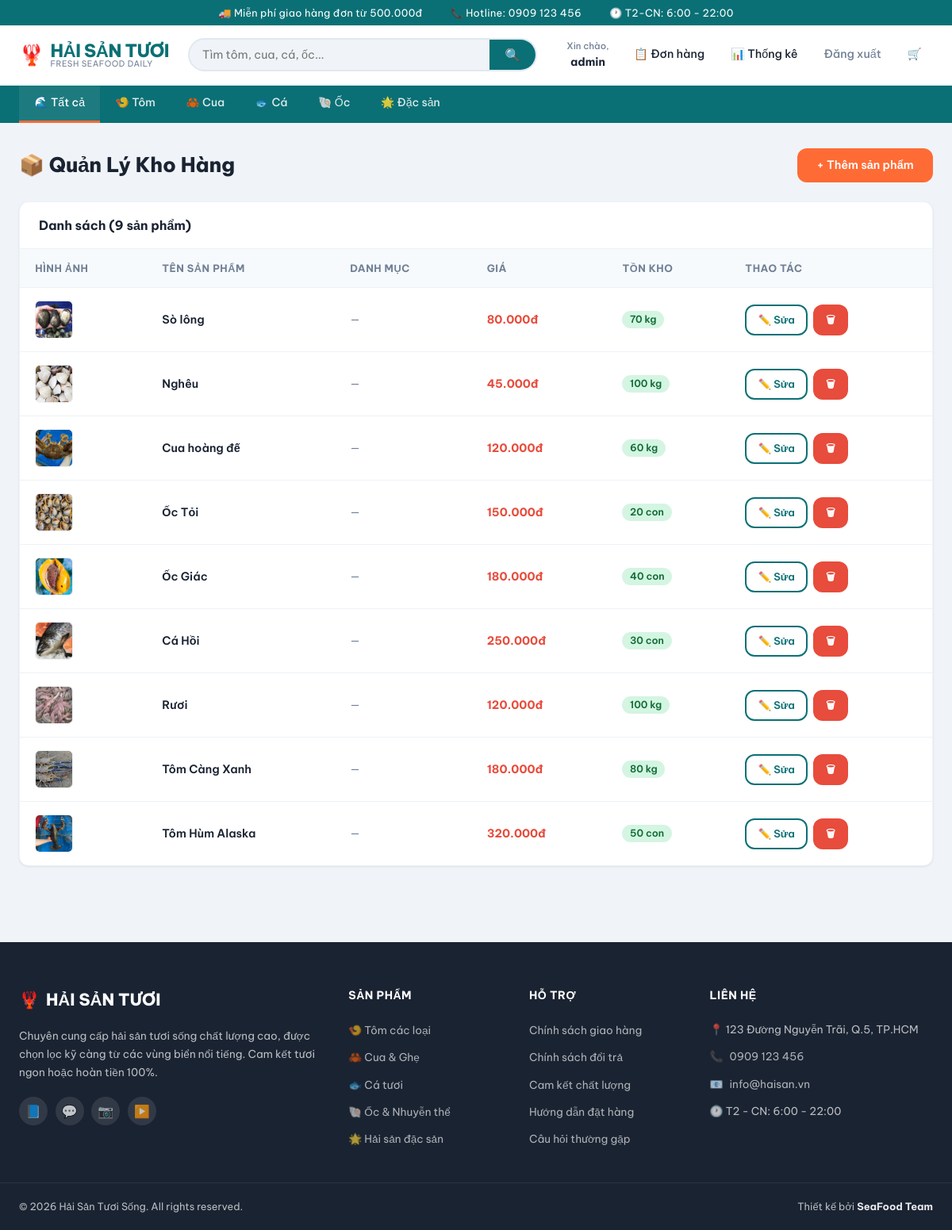
/admin/products (signed in), run on the app's committed database.
### tables this page shows
CREATE TABLE IF NOT EXISTS `products` (
  `id` int NOT NULL AUTO_INCREMENT,
  `category_id` int DEFAULT NULL,
  `name` varchar(150) NOT NULL,
  `description` text,
  `price` decimal(10,2) NOT NULL,
  `stock` int DEFAULT '0',
  `unit` varchar(20) DEFAULT 'kg',
  `image` varchar(255) DEFAULT NULL,
  `is_active` tinyint(1) DEFAULT '1',
  `created_at` timestamp NULL DEFAULT CURRENT_TIMESTAMP,
  PRIMARY KEY (`id`),
  KEY `category_id` (`category_id`),
  CONSTRAINT `products_ibfk_1` FOREIGN KEY (`category_id`) REFERENCES `categories` (`id`) ON DELETE SET NULL
);

### app/controllers/AdminController.php (called while the page is built, shortened)
<?php
require_once 'app/models/ProductModel.php';
class AdminController {
    public function products() {
        $products   = ProductModel::getAll();
        include 'app/views/admin/products.php';
    }
}
?>

### index.php (called while the page is built, shortened)
<?php
require_once 'app/models/ProductModel.php';
$url = $_GET['url'] ?? '';
$url = rtrim($url, '/');
$url = filter_var($url, FILTER_SANITIZE_URL);
$url = explode('/', $url);
$action = isset($url[1]) && $url[1] != '' ? $url[1] : 'index';
$controller = new $controllerName();
call_user_func_array([$controller, $action], array_slice($url, 2));
?>

### app/models/ProductModel.php (called while the page is built, shortened)
<?php
class ProductModel {
    public static function getAll() {
        $database = new Database();
        $conn = $database->getConnection();
        $query = "SELECT p.*, c.name AS category_name, c.slug AS category_slug, c.icon AS category_icon
                  FROM products p
                  LEFT JOIN categories c ON p.category_id = c.id
                  WHERE p.is_active = 1
                  ORDER BY p.id DESC";
        $stmt = $conn->prepare($query);
        $stmt->execute();
        return $stmt->fetchAll(PDO::FETCH_ASSOC);
    }
}
?>

### app/views/admin/products.php (the view, shortened to what this page needs)
<div style="display:flex;justify-content:space-between;align-items:center;margin-bottom:1.5rem;">
    <h1 class="page-title" style="margin-bottom:0;">📦 Quản Lý Kho Hàng</h1>
    <button class="btn btn-accent" onclick="toggleForm()">+ Thêm sản phẩm</button>
</div>
<div class="table-card">
    <div class="card-header">
        <h3>Danh sách (<?php echo count($products); ?> sản phẩm)</h3>
    </div>
    <table class="table">
        <thead>
            <tr>
                <th>Hình ảnh</th>
                <th>Tên sản phẩm</th>
                <th>Danh mục</th>
                <th>Giá</th>
                <th>Tồn kho</th>
                <th>Thao tác</th>
            </tr>
        </thead>
        <tbody>
            <?php foreach ($products as $p): ?>
            <tr>
                <td>
                    <img src="/banhaisan/public/images/<?php echo htmlspecialchars($p['image'] ?? ''); ?>"
                         style="width:48px;height:48px;object-fit:cover;border-radius:6px;border:1px solid var(--border-light);"
                         onerror="this.src='https://placehold.co/48x48/e0f4f4/0a7075?text=🦐'">
                </td>
                <td style="font-weight:600;color:var(--text-dark);"><?php echo htmlspecialchars($p['name']); ?></td>
                <td>
                    <?php if (!empty($p['category_icon'])): ?>
                        <span><?php echo $p['category_icon']; ?> <?php echo htmlspecialchars($p['category_name'] ?? '—'); ?></span>
                    <?php else: ?>
                        <span style="color:var(--text-light);">—</span>
                    <?php endif; ?>
                </td>
                <td style="color:var(--danger);font-weight:700;"><?php echo number_format($p['price'], 0, ',', '.'); ?>đ</td>
                <td>
                    <span style="padding:0.2rem 0.6rem;border-radius:50px;font-size:0.78rem;font-weight:600;
                                 background:<?php echo ($p['stock'] ?? 0) > 0 ? '#d4f5e2' : '#fde8e8'; ?>;
                                 color:<?php echo ($p['stock'] ?? 0) > 0 ? '#0f6b35' : '#9b1c1c'; ?>;">
                        <?php echo ($p['stock'] ?? 0) > 0 ? ($p['stock'].' '.$p['unit']) : 'Hết hàng'; ?>
                    </span>
                </td>
                <td>
                    <div style="display:flex;gap:0.4rem;">
                        <a href="/banhaisan/admin/edit_product?id=<?php echo $p['id']; ?>" class="btn btn-sm btn-outline">✏️ Sửa</a>
                        <a href="/banhaisan/admin/delete_product?id=<?php echo $p['id']; ?>"
                           class="btn btn-sm btn-danger"
                           onclick="return confirm('Xóa sản phẩm này?')">🗑</a>
                    </div>
                </td>
            </tr>
            <?php endforeach; ?>
        </tbody>
    </table>
</div>
<?php $content = ob_get_clean(); include __DIR__ . '/../layout.php'; ?>

### public/css/style.css (style rules this page uses)
:root { --primary: #0a7075; --primary-dark: #065a5f; --primary-light: #e0f4f4; --accent: #FF6B35; --accent-dark: #e55a25; --success: #27ae60; --danger: #e74c3c; --warning: #f39c12; --info: #2980b9; --text-dark: #1a2332; --text-body: #4a5568; --text-light: #718096; --text-white: #ffffff; --bg-page: #f0f4f8; --bg-white: #ffffff; --bg-light: #f7fafc; --bg-card: #ffffff; --border: #e2e8f0; --border-light: #edf2f7; --shadow-sm: 0 1px 3px rgba(0,0,0,0.08); --shadow-md: 0 4px 16px rgba(0,0,0,0.10); --shadow-lg: 0 8px 32px rgba(0,0,0,0.12); --shadow-hover: 0 12px 40px rgba(10,112,117,0.18); --radius-sm: 6px; --radius-md: 12px; --radius-lg: 20px; --radius-xl: 32px; --transition: all 0.25s ease; --font: 'Be Vietnam Pro', sans-serif; }
*, *::before, *::after { box-sizing: border-box; margin: 0; padding: 0; }
html { scroll-behavior: smooth; }
body { font-family: var(--font); background-color: var(--bg-page); color: var(--text-body); line-height: 1.65; font-size: 15px; }
a { color: inherit; text-decoration: none; transition: var(--transition); }
img { max-width: 100%; display: block; }
.btn { display: inline-flex; align-items: center; justify-content: center; gap: 0.4rem; padding: 0.65rem 1.4rem; background: var(--primary); color: white; border: 2px solid transparent; border-radius: var(--radius-md); font-family: var(--font); font-size: 0.9rem; font-weight: 600; cursor: pointer; transition: var(--transition); text-align: center; white-space: nowrap; }
.btn-sm { padding: 0.4rem 0.9rem; font-size: 0.82rem; }
.btn-accent { background: var(--accent); color: white; }
.btn-outline { background: transparent; color: var(--primary); border-color: var(--primary); }
.btn-danger { background: var(--danger); color: white; }
.table-card { background: var(--bg-white); border-radius: var(--radius-md); overflow: hidden; box-shadow: var(--shadow-sm); border: 1px solid var(--border-light); }
.card-header { padding: 1rem 1.5rem; border-bottom: 1px solid var(--border-light); display: flex; align-items: center; justify-content: space-between; }
.card-header h3 { font-size: 1rem; font-weight: 700; color: var(--text-dark); }
.table { width: 100%; border-collapse: collapse; }
.table th { padding: 0.85rem 1.2rem; text-align: left; background: var(--bg-light); font-size: 0.8rem; font-weight: 700; color: var(--text-light); text-transform: uppercase; letter-spacing: 0.5px; border-bottom: 1px solid var(--border-light); }
.table td { padding: 1rem 1.2rem; border-bottom: 1px solid var(--border-light); font-size: 0.9rem; color: var(--text-body); vertical-align: middle; }
.table tbody tr:last-child td { border-bottom: none; }
.page-title { font-size: 1.6rem; font-weight: 800; color: var(--text-dark); margin-bottom: 1.5rem; display: flex; align-items: center; gap: 0.5rem; }

### data on the page
products: image (picture), name "Sò lông", price "80.000", stock "70", unit "kg"
products: image (picture), name "Nghêu", price "45.000", stock "100", unit "kg"
products: image (picture), name "Cua hoàng đế", price "120.000", stock "60", unit "kg"
products: image (picture), name "Ốc Tỏi", price "150.000", stock "20", unit "con"
products: image (picture), name "Ốc Giác", price "180.000", stock "40", unit "con"
products: image (picture), name "Cá Hồi", price "250.000", stock "30", unit "con"
products: image (picture), name "Rươi", price "120.000", stock "100", unit "kg"
products: image (picture), name "Tôm Càng Xanh", price "180.000", stock "80", unit "kg"
products: image (picture), name "Tôm Hùm Alaska", price "320.000", stock "50", unit "con"

### other printed values
explode(' ', $_SESSION['username'])[0] "admin"
count($products) "9"
